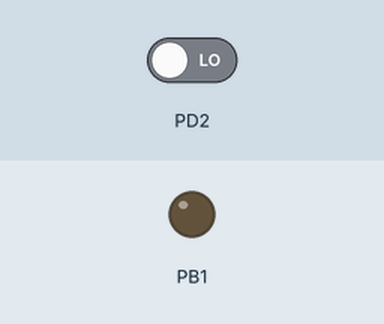
This program was run on a simulated ATmega328P, built with avr-gcc and emulated at 8 MHz. Shown: output pins drawn as LEDs (lit = HIGH). Inputs (shaded band) come from the test bench; at power-on: PD2 LOW.

Above: at 1.2 s.
1.3 s: PD2 driven HIGH
At 2.5 s:
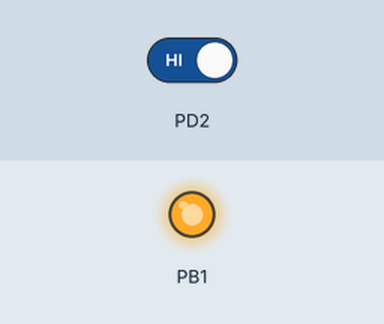
Timing chart, 0 to 4.3 s (numbered marks = the images above; inputs shaded):
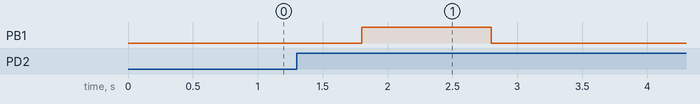

The program:

main.c
```c
/*
 * GccApplication1.c
 *
 * Created: 3/13/2018 11:57:04 AM
 * Author : chenj21
 */

#include <avr/io.h>
#include <avr/interrupt.h>

#define F_CPU 8000000UL
#include <util/delay.h>


//Interrupt Service Routine for INT0
ISR(INT0_vect)
{
	unsigned char  temp;

	_delay_ms(500);
	temp = PORTB;
	/* This for loop blink LEDs on Dataport 5 times*/
	PORTB = 0xFF;
	_delay_ms(1000);
	PORTB = 0x00;
	PORTB = temp;


}

int main(void)
{
	DDRB |= (1<<PB1); //set PORTB PIN1 as OUTPUT
	DDRD = 0; //PORTD as INPUT

	EIMSK |= (1<<INT0);					// Enable INT0
	EICRA |= (1<<ISC01) | (1<<ISC00);	// Trigger INT0 on rising edge

	sei();				//Enable Global Interrupt

	while(1)
	{

	}
}
```

Measured:
- after the input at 1.3 s, PB1: LOW → HIGH after 0.50 s, → LOW 1.0 s later
